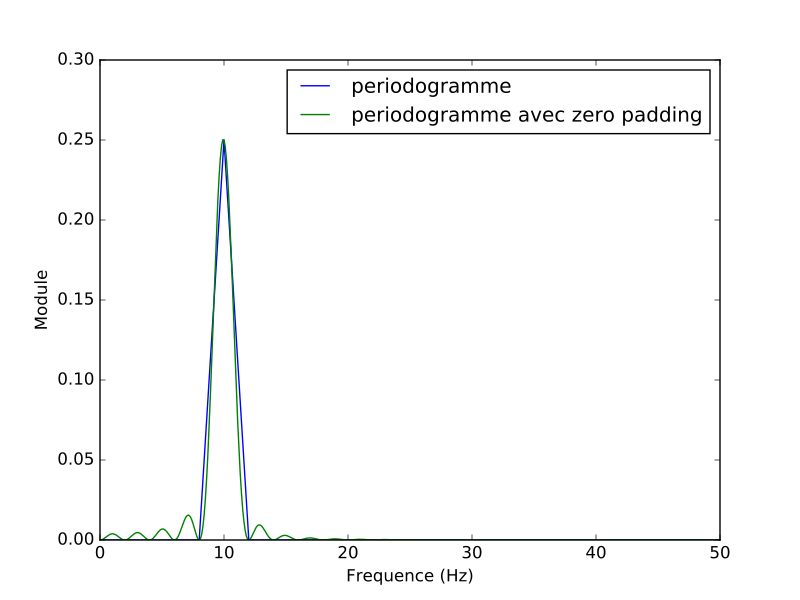

Generate this figure with Python:
from numpy import *             #import de numpy
from scipy import signal        #import du module signal de scipy
from pylab import *             #import de matplotlib.pylab

Fe=100                          #fréquence d'échantillonnage
t = arange(0, 0.5, 1/Fe)        #creation de la base temps avec numpy
s = sin(2*pi*10*t)              #creation d'une sinusoide à 10hz
f,Pxx=signal.periodogram(s,Fe)  #calcul du periodogram
f2,Px2=signal.periodogram(s,Fe,None,10*Fe)  #calcul du periodogram avec zero padding

plot(f,Pxx,label="periodogramme")   #Affichage via la fonction plot de Matplotlib
plot(f2,Px2,label="periodogramme avec zero padding")
xlabel('Frequence (Hz)')        #définition de l'axe des abscisses
ylabel('Module')                #définition de l'axe des ordonnées
legend()
show()                          #affichage des courbes
